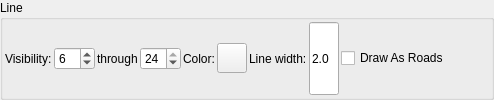
                                      <widget class="QGroupBox" name="groupBox12_3">
                                        <property name="title">
                                          <string>Line</string>
                                        </property>
                                        <layout class="QHBoxLayout">
                                          <property name="margin">
                                            <number>2</number>
                                          </property>
                                          <property name="spacing">
                                            <number>2</number>
                                          </property>
                                          <item>
                                            <layout class="QHBoxLayout">
                                              <item>
                                                <widget class="QLabel" name="textLabel2_2_3_3">
                                                  <property name="text">
                                                    <string>Visibility:</string>
                                                  </property>
                                                  <property name="wordWrap">
                                                    <bool>false</bool>
                                                  </property>
                                                </widget>
                                              </item>
                                              <item>
                                                <widget class="QSpinBox" name="line_minlevel">
                                                  <property name="maximum">
                                                    <number>24</number>
                                                  </property>
                                                  <property name="value">
                                                    <number>6</number>
                                                  </property>
                                                </widget>
                                              </item>
                                              <item>
                                                <widget class="QLabel" name="textLabel3_2_3_3">
                                                  <property name="text">
                                                    <string>through</string>
                                                  </property>
                                                  <property name="wordWrap">
                                                    <bool>false</bool>
                                                  </property>
                                                </widget>
                                              </item>
                                              <item>
                                                <widget class="QSpinBox" name="line_maxlevel">
                                                  <property name="maximum">
                                                    <number>24</number>
                                                  </property>
                                                  <property name="value">
                                                    <number>24</number>
                                                  </property>
                                                </widget>
                                              </item>
                                            </layout>
                                          </item>
                                          <item>
                                            <layout class="QHBoxLayout">
                                              <item>
                                                <widget class="QLabel" name="textLabel9_3_2_3_3">
                                                  <property name="text">
                                                    <string>Color:</string>
                                                  </property>
                                                  <property name="buddy" stdset="0">
                                                    <cstring>fill_color_btn</cstring>
                                                  </property>
                                                  <property name="wordWrap">
                                                    <bool>false</bool>
                                                  </property>
                                                </widget>
                                              </item>
                                              <item>
                                                <widget class="QPushButton" name="line_color">
                                                  <property name="minimumSize">
                                                    <size>
                                                      <width>30</width>
                                                      <height>30</height>
                                                    </size>
                                                  </property>
                                                  <property name="maximumSize">
                                                    <size>
                                                      <width>30</width>
                                                      <height>30</height>
                                                    </size>
                                                  </property>
                                                  <property name="text">
                                                    <string/>
                                                  </property>
                                                </widget>
                                              </item>
                                            </layout>
                                          </item>
                                          <item>
                                            <layout class="QHBoxLayout">
                                              <item>
                                                <widget class="QLabel" name="siteScaleLabe_2_2_3_2">
                                                  <property name="text">
                                                    <string>Line width:</string>
                                                  </property>
                                                  <property name="wordWrap">
                                                    <bool>false</bool>
                                                  </property>
                                                </widget>
                                              </item>
                                              <item>
                                                <widget class="QLineEdit" name="line_thickness">
                                                  <property name="sizePolicy">
                                                    <sizepolicy>
                                                      <hsizetype>0</hsizetype>
                                                      <vsizetype>0</vsizetype>
                                                      <horstretch>0</horstretch>
                                                      <verstretch>0</verstretch>
                                                    </sizepolicy>
                                                  </property>
                                                  <property name="minimumSize">
                                                    <size>
                                                      <width>30</width>
                                                      <height>0</height>
                                                    </size>
                                                  </property>
                                                  <property name="maximumSize">
                                                    <size>
                                                      <width>30</width>
                                                      <height>32767</height>
                                                    </size>
                                                  </property>
                                                  <property name="text">
                                                    <string>2.0</string>
                                                  </property>
                                                  <property name="maxLength">
                                                    <number>5</number>
                                                  </property>
                                                </widget>
                                              </item>
                                            </layout>
                                          </item>
                                          <item>
                                            <widget class="QCheckBox" name="draw_as_roads_check">
                                              <property name="text">
                                                <string>Draw As Roads</string>
                                              </property>
                                            </widget>
                                          </item>
                                          <item>
                                            <spacer name="spacer78">
                                              <property name="sizeHint">
                                                <size>
                                                  <width>40</width>
                                                  <height>20</height>
                                                </size>
                                              </property>
                                              <property name="sizeType">
                                                <enum>QSizePolicy::Expanding</enum>
                                              </property>
                                              <property name="orientation">
                                                <enum>Qt::Horizontal</enum>
                                              </property>
                                            </spacer>
                                          </item>
                                        </layout>
                                      </widget>
